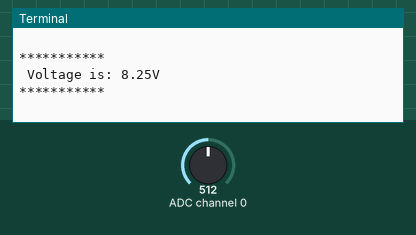
This program was run on a simulated Raspberry Pi (BCM pin numbers). Shown: the last lines printed to the terminal. The inputs (shaded band) are chosen by the test bench; at power-on: ADC channel 0 = 512 (analog values on the 0–1023 scale).

Above: at 3.2 s.
3.3 s: ADC channel 0 set to 716
At 3.9 s:
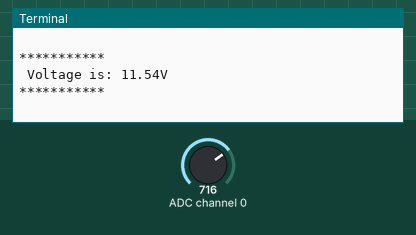
4.8 s: ADC channel 0 set to 900
At 5.4 s:
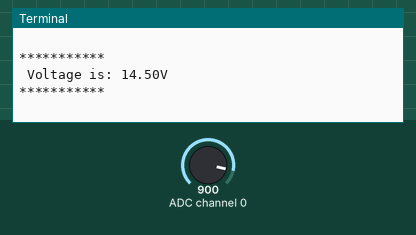
Timing chart, 0 to 7.8 s (numbered marks = the images above; inputs shaded):
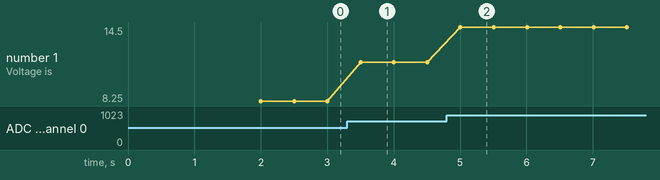

The program:

voltage.py
```python
import RPi.GPIO as GPIO
import time

AO_pin = 0 #flame sensor AO connected to ADC chanannel 0
# change these as desired - they're the pins connected from the
# SPI port on the ADC to the Cobbler
SPICLK = 11
SPIMISO = 9
SPIMOSI = 10
SPICS = 8

#port init
def init():
          GPIO.setwarnings(False)
          GPIO.setmode(GPIO.BCM)
          # set up the SPI interface pins
          GPIO.setup(SPIMOSI, GPIO.OUT)
          GPIO.setup(SPIMISO, GPIO.IN)
          GPIO.setup(SPICLK, GPIO.OUT)
          GPIO.setup(SPICS, GPIO.OUT)
          pass

#read SPI data from MCP3008(or MCP3204) chip,8 possible adc's (0 thru 7)
def readadc(adcnum, clockpin, mosipin, misopin, cspin):
        if ((adcnum > 7) or (adcnum < 0)):
                return -1
        GPIO.output(cspin, True)

        GPIO.output(clockpin, False)  # start clock low
        GPIO.output(cspin, False)     # bring CS low

        commandout = adcnum
        commandout |= 0x18  # start bit + single-ended bit
        commandout <<= 3    # we only need to send 5 bits here
        for i in range(5):
                if (commandout & 0x80):
                        GPIO.output(mosipin, True)
                else:
                        GPIO.output(mosipin, False)
                commandout <<= 1
                GPIO.output(clockpin, True)
                GPIO.output(clockpin, False)

        adcout = 0
        # read in one empty bit, one null bit and 10 ADC bits
        for i in range(12):
                GPIO.output(clockpin, True)
                GPIO.output(clockpin, False)
                adcout <<= 1
                if (GPIO.input(misopin)):
                        adcout |= 0x1

        GPIO.output(cspin, True)

        adcout >>= 1       # first bit is 'null' so drop it
        return adcout

def main():
         init()
         time.sleep(2)
         print"will detect voltage"
         while True:
                  ad_value = readadc(AO_pin, SPICLK, SPIMOSI, SPIMISO, SPICS)
                  voltage= ad_value*(3.3/1024)*5
                  print"***********"
                  print " Voltage is: " + str("%.2f"%voltage)+"V"
                  print"***********"
                  print' '
                  time.sleep(0.5)


if __name__ =='__main__':
         try:
                  main()
         except KeyboardInterrupt:
                  pass
GPIO.cleanup()
```

Measured:
- after the input at 3.3 s, the terminal: prints a new line after 0.20 s (image 1)
- after the input at 4.8 s, the terminal: prints a new line after 0.21 s (image 2)
- plotted number 1: 8.25 → 11.54 after the input at 3.3 s, 11.54 → 14.5 after the input at 4.8 s
